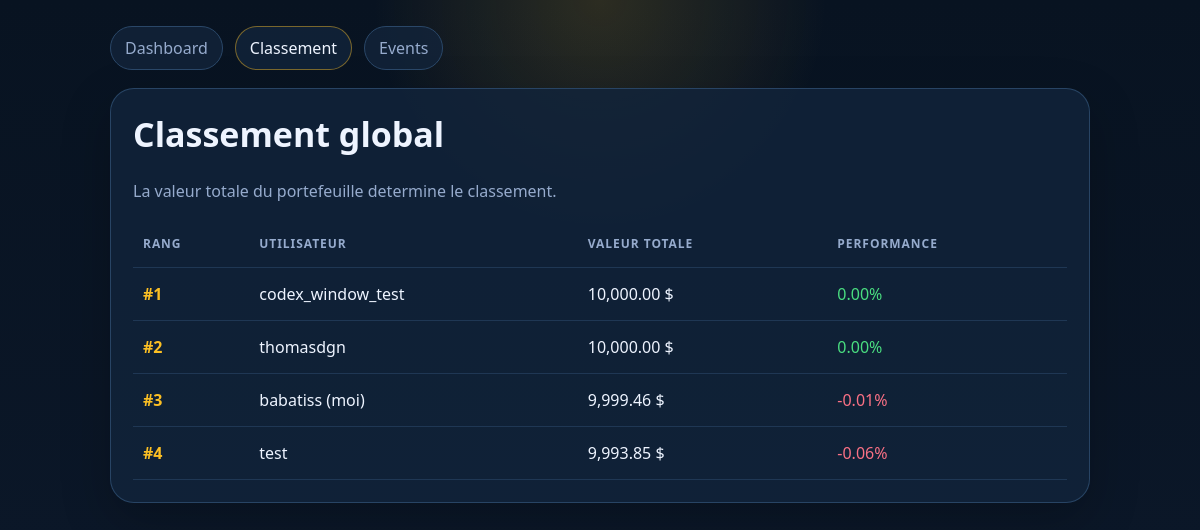
The app's page /classement (signed in) with its own data.
### app.py (models this page shows)
class User(db.Model, UserMixin):
    id = db.Column(db.Integer, primary_key=True)
    username = db.Column(db.String(80), unique=True, nullable=False)
    password = db.Column(db.String(200), nullable=False)
    balance = db.Column(db.Float, default=10000.0)
    btc_quantity = db.Column(db.Float, default=0.0)

### app.py (the view)
@app.route("/classement")
@login_required
def classement():
    process_pending_orders()
    assets = get_assets_used_by_ranked_users()
    price_map = get_prices_for_assets(assets)
    leaderboard = []
    for user in User.query.order_by(User.username.asc()).all():
        portfolio = compute_user_portfolio(user, price_map)
        leaderboard.append(
            {
                "username": user.username,
                "total_value": portfolio["total_value"],
                "pnl_percent": portfolio["pnl_percent"],
            }
        )
    leaderboard.sort(key=lambda player: player["total_value"], reverse=True)
    return render_template("classement.html", leaderboard=leaderboard)

### app.py (called while the page is built, shortened)
@login_manager.user_loader
def load_user(user_id):
    return db.session.get(User, int(user_id))

def get_fallback_price(symbol):
    return FALLBACK_PRICES.get(symbol, 100.0)

def get_cached_price(symbol):
    cache_entry = PRICE_CACHE.get(symbol)
    if not cache_entry:
        return None
    cached_at, price = cache_entry
    if (time.time() - cached_at) > PRICE_CACHE_TTL_SECONDS:
        PRICE_CACHE.pop(symbol, None)
        return None
    return price

def get_prices_for_assets(assets):
    if not assets:
        return {}
    prices = {}
    missing_assets = []
    for asset in assets:
        cached_price = get_cached_price(asset.symbol)
        if cached_price is not None:
            prices[asset.symbol] = cached_price
        else:
            missing_assets.append(asset)
    if not missing_assets:
        return prices

def get_assets_used_by_ranked_users():
    return (
        Asset.query.join(Position, Position.asset_id == Asset.id)
        .filter(Position.quantity > 0)
        .distinct()
        .all()
    )

def compute_user_portfolio(user, price_map):
    positions = (
        Position.query.filter_by(user_id=user.id)
        .join(Asset)
        .filter(Position.quantity > 0)
        .all()
    )
    holdings = []
    total_assets_value = 0.0
    total_value = user.balance + total_assets_value
    initial_balance = 10000.0
    pnl_total = total_value - initial_balance
    pnl_percent = (pnl_total / initial_balance) * 100 if initial_balance else 0.0
    holdings.sort(key=lambda item: item["market_value"], reverse=True)
    return {
        "holdings": holdings,
        "total_assets_value": total_assets_value,
        "total_value": total_value,
        "pnl_total": pnl_total,
        "pnl_percent": pnl_percent,
    }

### templates/classement.html (shortened to what this page needs)
<!DOCTYPE html>
<html lang="fr">
<head>
</head>
<body>
<div class="container">
    <div class="nav">
        <a href="/">Dashboard</a>
        <a href="/classement" class="active">Classement</a>
        <a href="/events">Events</a>
    </div>
    <div class="card">
        <h1>Classement global</h1>
        <div class="sub">La valeur totale du portefeuille determine le classement.</div>
        <table>
            <thead>
                <tr>
                    <th>Rang</th>
                    <th>Utilisateur</th>
                    <th>Valeur totale</th>
                    <th>Performance</th>
                </tr>
            </thead>
            <tbody>
                {% for player in leaderboard %}
                <tr>
                    <td class="rank">#{{ loop.index }}</td>
                    <td>{{ player.username }} {% if player.username == current_user.username %}(moi){% endif %}</td>
                    <td>{{ "{:,.2f}".format(player.total_value) }} $</td>
                    <td class="{{ 'positive' if player.pnl_percent >= 0 else 'negative' }}">
                        {{ "+" if player.pnl_percent > 0 }}{{ "{:,.2f}".format(player.pnl_percent) }}%
                    </td>
                </tr>
                {% endfor %}
            </tbody>
        </table>
    </div>
</div>
</body>
</html>

### templates/classement.html (style rules this page uses)
:root { --bg: #081321; --card: #12243b; --line: #2a4768; --text: #eef4ff; --muted: #96abcd; --gold: #fbbf24; --green: #4ade80; --red: #fb7185; }
body { margin: 0; font-family: "Segoe UI", sans-serif; color: var(--text); background: radial-gradient(circle at top, rgba(251, 191, 36, 0.15), transparent 28%), linear-gradient(180deg, #081321 0%, #0b1728 100%); }
.container { width: min(980px, calc(100% - 32px)); margin: 0 auto; padding: 26px 0 42px; }
.nav { display: flex; gap: 12px; flex-wrap: wrap; margin-bottom: 18px; }
.nav a { color: var(--muted); text-decoration: none; padding: 10px 14px; border-radius: 999px; border: 1px solid var(--line); background: rgba(18, 36, 59, 0.78); }
.nav a.active { color: var(--text); border-color: rgba(251, 191, 36, 0.45); }
.card { background: rgba(18, 36, 59, 0.82); border: 1px solid rgba(42, 71, 104, 0.95); border-radius: 24px; padding: 22px; box-shadow: 0 18px 50px rgba(0, 0, 0, 0.22); }
h1 { margin-top: 0; font-size: 34px; }
.sub { color: var(--muted); margin-bottom: 18px; }
table { width: 100%; border-collapse: collapse; }
th, td { text-align: left; padding: 15px 10px; border-bottom: 1px solid rgba(42, 71, 104, 0.6); }
th { font-size: 12px; text-transform: uppercase; color: var(--muted); letter-spacing: 0.08em; }
.rank { color: var(--gold); font-weight: 800; }
.positive { color: var(--green); }
.negative { color: var(--red); }

### records on screen
User: username "codex_window_test", total_value "10,000.00", pnl_percent "0.00"
User: username "thomasdgn", total_value "10,000.00", pnl_percent "0.00"
User: username "babatiss", shows "(moi)", total_value "9,999.46", pnl_percent "-0.01"
User: username "test", total_value "9,993.85", pnl_percent "-0.06"
